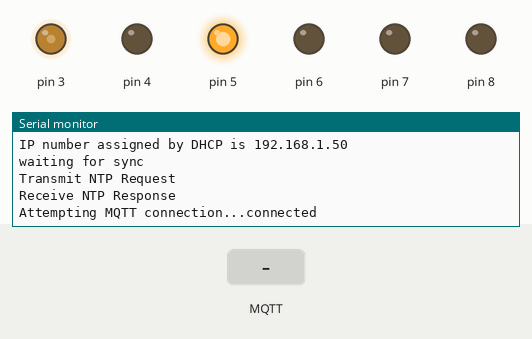
Recording of a sketch running on a simulated Arduino Uno, built with avr-gcc and run on an emulated ATmega328P. On the bench: output pins drawn as LEDs (lit = HIGH), the last lines printed to the serial monitor. The inputs (shaded band) are chosen by the test bench. WiFi joins after 1.5 s; servers stay silent unless stated; no MQTT or app messages arrive unless stated.

Above: at 2.7 s.
2.8 s: MQTT message "1" arrives on the first subscribed topic
At 4.0 s:
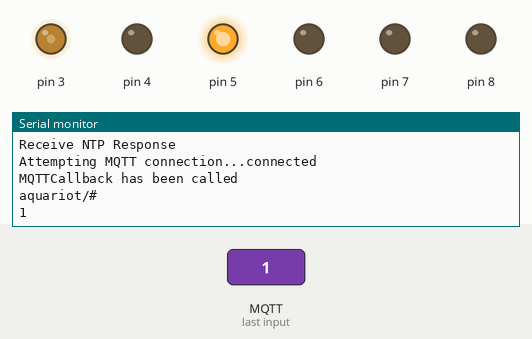
4.3 s: MQTT message "on" arrives on the first subscribed topic
At 5.5 s:
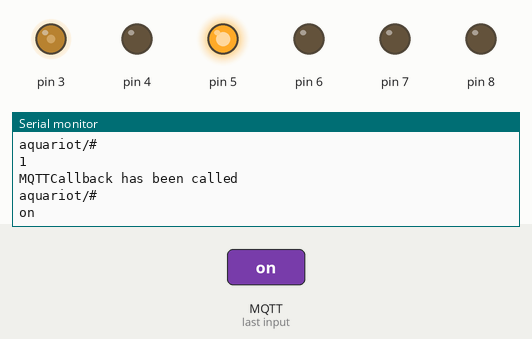
5.8 s: MQTT message "off" arrives on the first subscribed topic
At 6.6 s:
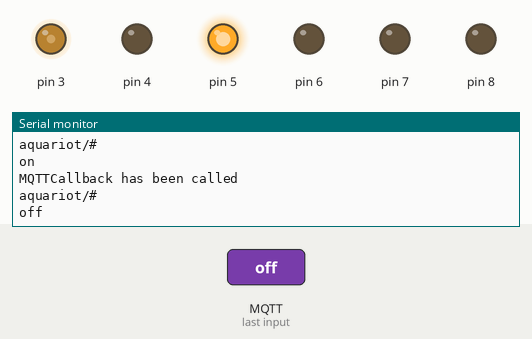

The sketch:

Aquariot.ino
```cpp
#include "LightDimmer.h"
#include "Switch.h"
#include <SPI.h>
#include <TimeLib.h>
#include <TimeAlarms.h>
#include <Ethernet.h>
#include <EthernetUdp.h>
#include <PubSubClient.h>
#include <avr/wdt.h>

LightDimmer light3000(3, 100);
LightDimmer light6000(5, 255);
Switch pump(4, true);
Switch heat150(8, true);
Switch heat10(6, true);
Switch air(7, true);

int LIGHT_3000_ON_HOUR = 7;
int LIGHT_3000_ON_MINUTE = 0;
int LIGHT_3000_ON_SECOND = 0;
int LIGHT_3000_OFF_HOUR = 15;
int LIGHT_3000_OFF_MINUTE = 30;
int LIGHT_3000_OFF_SECOND = 0;
int LIGHT_6000_ON_HOUR = 7;
int LIGHT_6000_ON_MINUTE = 0;
int LIGHT_6000_ON_SECOND = 0;
int LIGHT_6000_OFF_HOUR = 15;
int LIGHT_6000_OFF_MINUTE = 30;
int LIGHT_6000_OFF_SECOND = 0;

byte mac[] = {
  0x12, 0x34, 0x56, 0x78, 0x9A, 0xBC
};

IPAddress MQTTBroker(192, 168, 1, 5);
char* pumpControlTopic="aquariot/pump";
char* airControlTopic="aquariot/air";
char* heat150ControlTopic="aquariot/heat150";
char* heat10ControlTopic="aquariot/heat10";
char* light3000ControlTopic="aquariot/light/red";
char* light6000ControlTopic="aquariot/light/white";

const int timeZone = 1;
const time_t syncInterval = 3600 * 24;

EthernetUDP Udp;
EthernetClient ethClient;
PubSubClient MQTTClient(ethClient);

void setup() {
  Serial.begin(9600);
  Serial.println("Starting");
  setupInitialSwitchesStatus();

  if (Ethernet.begin(mac) == 0) {
    Serial.println("Failed to configure Ethernet using DHCP - Rebooting");
    delay(100);
    reboot();
  }

  MQTTClient.setServer(MQTTBroker, 1883);
  MQTTClient.setCallback(MQTTCallback);

  Serial.print("IP number assigned by DHCP is ");
  Serial.println(Ethernet.localIP());
  Udp.begin(1337);
  Serial.println("waiting for sync");
  setSyncProvider(getNtpTime);
  if (timeStatus() != timeSet) {
    Serial.println("Failed to configure Time sync - Rebooting");
    delay(100);
    reboot();
  }
  setSyncInterval(syncInterval);

  setupInitialLightingConditions();
  setupLightingDimmingTimes();
  //Alarm.timerRepeat(1, debugStatus);
}

void setupInitialLightingConditions() {
  time_t LIGHT_3000_ON = computeUnixTime(LIGHT_3000_ON_HOUR, LIGHT_3000_ON_MINUTE, LIGHT_3000_ON_SECOND);
  time_t LIGHT_3000_OFF = computeUnixTime(LIGHT_3000_OFF_HOUR, LIGHT_3000_OFF_MINUTE, LIGHT_3000_OFF_SECOND);
  time_t LIGHT_6000_ON = computeUnixTime(LIGHT_6000_ON_HOUR, LIGHT_6000_ON_MINUTE, LIGHT_6000_ON_SECOND);
  time_t LIGHT_6000_OFF = computeUnixTime(LIGHT_6000_OFF_HOUR, LIGHT_6000_OFF_MINUTE, LIGHT_6000_OFF_SECOND);

  if (now() >= LIGHT_3000_ON && now() <= LIGHT_3000_OFF) {
    light3000.turnOn();
  }
  if (now() >= LIGHT_6000_ON && now() <= LIGHT_6000_OFF) {
    light6000.turnOn();
  }
}

time_t computeUnixTime (int hours, int minutes, int seconds) {
  tmElements_t TIME;
  TIME.Second = seconds;
  TIME.Minute = minutes;
  TIME.Hour = hours;
  TIME.Day = day();
  TIME.Month = month();
  TIME.Year = year() - 2000 + 30;
  return makeTime(TIME);
}

void setupInitialSwitchesStatus() {
  pump.turnOn();
  heat150.turnOn();
  heat10.turnOn();
  air.turnOn();
}

void setupLightingDimmingTimes() {
  Alarm.alarmRepeat(LIGHT_3000_ON_HOUR, LIGHT_3000_ON_MINUTE, LIGHT_3000_ON_SECOND, dimLight3000On);
  Alarm.alarmRepeat(LIGHT_3000_OFF_HOUR, LIGHT_3000_OFF_MINUTE, LIGHT_3000_OFF_SECOND, dimLight3000Off);
  Alarm.alarmRepeat(LIGHT_6000_ON_HOUR, LIGHT_6000_ON_MINUTE, LIGHT_6000_ON_SECOND, dimLight6000On);
  Alarm.alarmRepeat(LIGHT_6000_OFF_HOUR, LIGHT_6000_OFF_MINUTE, LIGHT_6000_OFF_SECOND, dimLight6000Off);
  Alarm.timerRepeat(1, updateLighting);
}

void dimLight3000On() {
  light3000.dimOn();
}

void dimLight3000Off() {
  light3000.dimOff();
}

void dimLight6000On() {
  light6000.dimOn();
}

void dimLight6000Off() {
  light6000.dimOff();
}

void MQTTCallback(char* topic, byte* payload, unsigned int length) {
  Serial.println("MQTTCallback has been called");
  Serial.println(topic);
  Serial.write(payload, length);
  Serial.println();
  if (strcmp(topic,pumpControlTopic) == 0) {
    if ((char) payload[0] == '1') {
      pump.turnOn();
      MQTTClient.publish("aquariot/info", "Pump on");
    }
    if ((char) payload[0] == '0') {
      pump.turnOff();
      MQTTClient.publish("aquariot/info", "Pump off");
    }
  } else if (strcmp(topic,airControlTopic) == 0) {
    if ((char) payload[0] == '1') {
      air.turnOn();
      MQTTClient.publish("aquariot/info", "Air on");
    }
    if ((char) payload[0] == '0') {
      air.turnOff();
      MQTTClient.publish("aquariot/info", "Air off");
    }
  } else if (strcmp(topic,heat150ControlTopic) == 0) {
    if ((char) payload[0] == '1') {
      heat150.turnOn();
      MQTTClient.publish("aquariot/info", "Heat 150 on");
    }
    if ((char) payload[0] == '0') {
      heat150.turnOff();
      MQTTClient.publish("aquariot/info", "Heat 150 off");
    }
  } else if (strcmp(topic,heat10ControlTopic) == 0) {
    if ((char) payload[0] == '1') {
      heat10.turnOn();
      MQTTClient.publish("aquariot/info", "Heat 10 on");
    }
    if ((char) payload[0] == '0') {
      heat10.turnOff();
      MQTTClient.publish("aquariot/info", "Heat 10 off");
    }
  } else if (strcmp(topic,light3000ControlTopic) == 0) {
    String brightnessValue = "";
    for (int i=0;i<length;i++) {
      brightnessValue += (char)payload[i];
    }
    int brightness = brightnessValue.toInt();
    light3000.setBrightness(brightness);
  }  else if (strcmp(topic,light6000ControlTopic) == 0) {
    String brightnessValue = "";
    for (int i=0;i<length;i++) {
      brightnessValue += (char)payload[i];
    }
    int brightness = brightnessValue.toInt();
    light6000.setBrightness(brightness);
  }
}

void updateLighting() {
  light3000.updateDimming();
  light6000.updateDimming();
}

void debugStatus() {
  digitalClockDisplay();
  Serial.print("Current light 3000 brightness: ");
  Serial.println(light3000.getBrightness());
  Serial.print("Current light 6000 brightness: ");
  Serial.println(light6000.getBrightness());
  Serial.print("Current pump status: ");
  Serial.println(pump.getStatus());
  Serial.print("Current heat 150 status: ");
  Serial.println(heat150.getStatus());
  Serial.print("Current heat 10 status: ");
  Serial.println(heat10.getStatus());
  Serial.print("Current air status: ");
  Serial.println(air.getStatus());
}

void loop() {
  if (!MQTTClient.connected()) {
    reconnect();
  }
  MQTTClient.loop();
  Alarm.delay(1);
}

void reconnect() {
  // Loop until we're reconnected
  while (!MQTTClient.connected()) {
    Serial.print("Attempting MQTT connection...");
    // Attempt to connect
    if (MQTTClient.connect("aquariotClient")) {
      Serial.println("connected");
      // Once connected, publish an announcement...
      MQTTClient.publish("aquariot","MQTT client ready");
      // ... and resubscribe
      MQTTClient.subscribe("aquariot/#");
    } else {
      Serial.print("failed, rc=");
      Serial.print(MQTTClient.state());
      Serial.println(" try again in 5 seconds");
      // Wait 5 seconds before retrying
      Alarm.delay(5000);
    }
  }
}

void digitalClockDisplay() {
  // digital clock display of the time
  Serial.print(hour());
  printDigits(minute());
  printDigits(second());
  Serial.println();
}

void printDigits(int digits) {
  Serial.print(":");
  if (digits < 10)
    Serial.print('0');
  Serial.print(digits);
}

/*-------- NTP code ----------*/

const int NTP_PACKET_SIZE = 48; // NTP time is in the first 48 bytes of message
byte packetBuffer[NTP_PACKET_SIZE]; //buffer to hold incoming & outgoing packets

time_t getNtpTime()
{
  while (Udp.parsePacket() > 0) ; // discard any previously received packets
  Serial.println("Transmit NTP Request");
  sendNTPpacket("fr.pool.ntp.org");
  uint32_t beginWait = millis();
  while (millis() - beginWait < 1500) {
    int size = Udp.parsePacket();
    if (size >= NTP_PACKET_SIZE) {
      Serial.println("Receive NTP Response");
      Udp.read(packetBuffer, NTP_PACKET_SIZE);  // read packet into the buffer
      unsigned long secsSince1900;
      // convert four bytes starting at location 40 to a long integer
      secsSince1900 =  (unsigned long)packetBuffer[40] << 24;
      secsSince1900 |= (unsigned long)packetBuffer[41] << 16;
      secsSince1900 |= (unsigned long)packetBuffer[42] << 8;
      secsSince1900 |= (unsigned long)packetBuffer[43];
      return secsSince1900 - 2208988800UL + timeZone * SECS_PER_HOUR;
    }
  }
  Serial.println("No NTP Response :-(");
  return 0; // return 0 if unable to get the time
}

void sendNTPpacket(char* poolServerName)
{
  // set all bytes in the buffer to 0
  memset(packetBuffer, 0, NTP_PACKET_SIZE);
  // Initialize values needed to form NTP request
  // (see URL above for details on the packets)
  packetBuffer[0] = 0b11100011;   // LI, Version, Mode
  packetBuffer[1] = 0;     // Stratum, or type of clock
  packetBuffer[2] = 6;     // Polling Interval
  packetBuffer[3] = 0xEC;  // Peer Clock Precision
  // 8 bytes of zero for Root Delay & Root Dispersion
  packetBuffer[12]  = 49;
  packetBuffer[13]  = 0x4E;
  packetBuffer[14]  = 49;
  packetBuffer[15]  = 52;
  // all NTP fields have been given values, now
  // you can send a packet requesting a timestamp:
  Udp.beginPacket(poolServerName, 123); //NTP requests are to port 123
  Udp.write(packetBuffer, NTP_PACKET_SIZE);
  Udp.endPacket();
}

void reboot() {
  wdt_disable();
  wdt_enable(WDTO_15MS);
  while (1) {}
}
```

LightDimmer.cpp
```cpp
#include "Arduino.h"
#include "LightDimmer.h"

LightDimmer::LightDimmer(int pin, int maxAnalogWriteValue)
{
  pinMode(pin, OUTPUT);
  _pin = pin;
  _maxAnalogWriteValue = maxAnalogWriteValue;
  _brightness = 0;
  setBrightness(0);
  _DIMMING_ON = false;
  _DIMMING_OFF = false;
}

int LightDimmer::convertBrightnessToAnalog(int brightness)
{
  return brightness/100.0 * _maxAnalogWriteValue;
}

int LightDimmer::getBrightness()
{
  return _brightness;
}

void LightDimmer::setBrightness(int brightness)
{
  if (brightness > 100) {
    brightness = 100;
  }
  if (brightness < 0) {
    brightness = 0;
  }
  _brightness = brightness;
  int analogValue = convertBrightnessToAnalog(brightness);
  analogWrite(_pin, analogValue);
  return;
}

void LightDimmer::turnOn()
{
  _brightness = 100;
  analogWrite(_pin, _maxAnalogWriteValue);
  return;
}

void LightDimmer::turnOff()
{
  _brightness = 0;
  analogWrite(_pin, 0);
  return;
}

void LightDimmer::dimUp()
{
  setBrightness(_brightness + 1);
  if (_brightness == 100) {
    _DIMMING_ON = false;
  }
  return;
}

void LightDimmer::dimDown()
{
  setBrightness(_brightness - 1);
  if (_brightness == 0) {
    _DIMMING_OFF = false;
  }
  return;
}

void LightDimmer::dimOn()
{
  _DIMMING_ON = true;
}

void LightDimmer::dimOff()
{
  _DIMMING_OFF = true;
}

void LightDimmer::updateDimming()
{
  if (_DIMMING_ON) {
    dimUp();
  }
  if (_DIMMING_OFF) {
    dimDown();
  }
}
```

LightDimmer.h
```cpp
#ifndef LightDimmer_h
#define LightDimmer_h

#include "Arduino.h"

class LightDimmer
{
  public:
    LightDimmer(int pin, int maxAnalogWriteValue);
    int getBrightness();
    void setBrightness(int brightness);
    void turnOn();
    void turnOff();
    void dimOn();
    void dimOff();
    void updateDimming();

  private:
    int _pin;
    int _brightness;
    int _maxAnalogWriteValue;
    int convertBrightnessToAnalog(int brightness);
    void dimUp();
    void dimDown();
    bool _DIMMING_ON;
    bool _DIMMING_OFF;
};

#endif
```

Switch.cpp
```cpp
#include "Arduino.h"
#include "Switch.h"

Switch::Switch(int pin, bool reversed)
{
  pinMode(pin, OUTPUT);
  _pin = pin;
  _status = false;
  _reversed = reversed;
  setStatus(false);
}

bool Switch::getStatus()
{
  return _status;
}

void Switch::setStatus(bool status)
{
  _status = status;
  if (_reversed) {
    digitalWrite(_pin, !status);
  } else {
    digitalWrite(_pin, status);
  }
  return;
}

void Switch::turnOn()
{
  setStatus(true);
  return;
}

void Switch::turnOff()
{
  setStatus(false);
  return;
}
```

Switch.h
```cpp
#ifndef Switch_h
#define Switch_h

#include "Arduino.h"

class Switch
{
  public:
    Switch(int pin, bool reversed);
    bool getStatus();
    void setStatus(bool status);
    void turnOn();
    void turnOff();

  private:
    int _pin;
    bool _status;
    bool _reversed;
};

#endif
```

Measured:
- after the input at 2.8 s, the serial monitor: prints a new line at once (image 1)
- after the input at 4.3 s, the serial monitor: prints a new line after 0.05 s (image 2)
- after the input at 5.8 s, the serial monitor: prints a new line at once (image 3)
